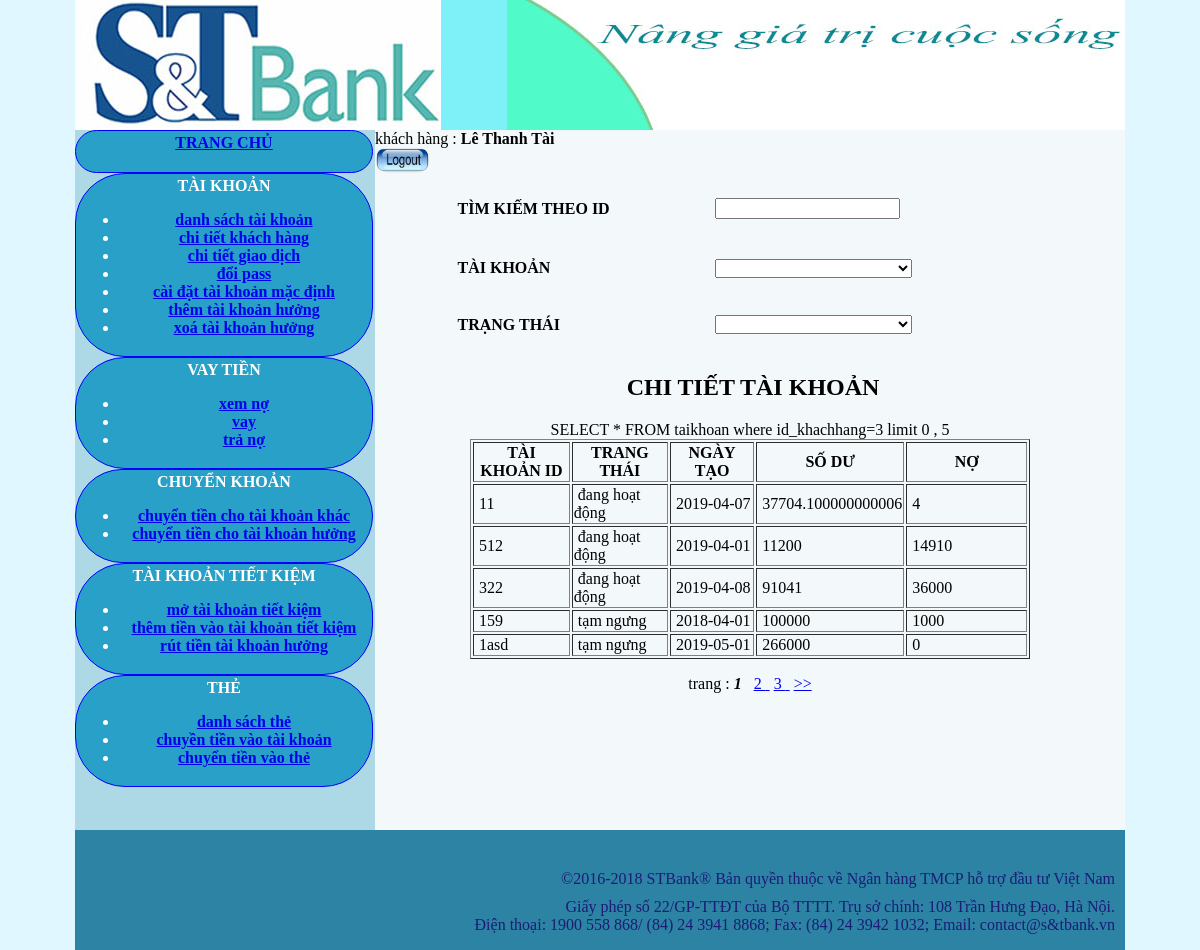
Page /acctrangchu.php?ts=dstk (signed in) on the committed database.
### tables this page shows
CREATE TABLE `taikhoan` (
  `id_taikhoan` int(25) NOT NULL,
  `taikhoanid` varchar(25) NOT NULL,
  `id_khachhang` varchar(25) NOT NULL,
  `trangthai` varchar(25) NOT NULL,
  `ngaytao` date NOT NULL,
  `sodu` double NOT NULL,
  `no` double DEFAULT NULL
);

### DBconnect.php (called while the page is built, shortened)
<?php
class control {
	private $con ;
	public function setCon ($conn){
		$this->con = $conn ;
	}
	function control ($conn){
		$this->con = $conn ;
	}
	public function query ($que){
		 $conn = $this->con ;
		return mysqli_query($conn,$que) ;
	}
	public function fetch_arr($que){
		return @mysqli_fetch_assoc($que);
	}
}
$hostname = 'localhost:3306';
$username = 'root';
$password = '';
$dbname = "test2";
$conn = mysqli_connect($hostname, $username, $password,$dbname);
        mysqli_set_charset($conn, 'UTF8');
 $control = new control($conn);
?>

### danhsachtaikhoan.php (the view, shortened to what this page needs)
<?php require("DBconnect.php") ;?>
	<?php
	    $sql = "SELECT * FROM taikhoan where id_khachhang=$_SESSION[id_khachhang]";
	?>
<form id="form1" name="form1" method="get" action="acctrangchu.php" >
           	  <table width="591" height="177"  align="center">
        	    <tr>
				  <td> <strong> TÌM KIẾM THEO ID</strong></td>
				   <td> <label><input type="input" name ="timkiem" onChange="form1.submit()" > </label></td>
				  </tr>
        	    <tr>
        	      <td><strong> TÀI KHOẢN </strong></td>
        	   <td><label>
        	        <select name="taikhoan" id="taikhoan" onchange="form1.submit()"  >
                             <option value="">&nbsp; &nbsp; &nbsp; &nbsp; &nbsp; &nbsp; &nbsp; &nbsp; &nbsp; &nbsp; &nbsp; &nbsp; &nbsp; &nbsp; &nbsp; &nbsp; &nbsp; &nbsp; &nbsp; &nbsp; &nbsp; &nbsp;  &nbsp; &nbsp; </option>
      	            </select>
      	        </label></td>
      	      </tr>
				  <tr>
        	      <td><strong>TRẠNG THÁI </strong></td>
        	   <td><label>
        	        <select name="trangthai" id="trangthai"  onchange="form1.submit()" >
                             <option value="">&nbsp; &nbsp; &nbsp; &nbsp; &nbsp; &nbsp; &nbsp; &nbsp; &nbsp; &nbsp; &nbsp; &nbsp; &nbsp; &nbsp; &nbsp; &nbsp; &nbsp; &nbsp; &nbsp; &nbsp; &nbsp; &nbsp;  &nbsp; &nbsp; </option>
      	            </select>
      	        </label></td>
      	      </tr>
	</table>
<div align="center" >
     		 <h2>&nbsp;CHI TIẾT TÀI KHOẢN</h2>
     		 <table width="560" border="1"  align="center">
     		   <tr >
     		     <th  width="105" scope="col">TÀI KHOẢN ID</th>
                 <th width="105" scope="col">TRANG THÁI</th>
                 <th width="93" scope="col">NGÀY TẠO</th>
                 <th width="101" scope="col">SỐ DƯ</th>
                 <th width="144" scope="col">NỢ</th>
      </tr>
				<?php
				 $truyendulieu ="";
				 ?>
				 <?php
  $kq = $control->query($sql);
  $tsp = mysqli_num_rows($kq);
  $sd = 5 ;
  $sn = 5 ;
  $tst = ceil($tsp/$sd);
  $tsn = ceil($tst/$sn);
  if (isset($_GET["gr"])){
	  $gr = $_GET["gr"];
	  $page = ($gr  - 1) * $sn + 1 ;
	  }
  else if (isset($_GET["page"])){
	  $page = $_GET["page"] ;
	  $gr =  ceil ($page / $sn);
	  }
	  else {
		  $gr = $page = 1 ;}
	$vitri = ($page - 1) * $sd ;
	$sql.= " limit $vitri , $sd ";
	$kq = $control->query($sql);
  ?>
  <?php
   while($taikhoan = $control->fetch_arr($kq)){
					 if ($taikhoan["trangthai"] == 2) $trangthai = "đang hoạt động" ;
					 else $trangthai = "tạm ngưng";
					if(isset($_GET["timkiem"]))$tais=highlightKeywords($taikhoan["taikhoanid"],$_GET["timkiem"]);
	                else $tais = $taikhoan["taikhoanid"];
					 echo "
                   <tr>
                    <td>&nbsp;$tais</td>
                    <td>&nbsp;$trangthai</td>
                    <td>&nbsp;$taikhoan[ngaytao]</td>
                    <td>&nbsp;$taikhoan[sodu]</td>
                    <td>&nbsp;$taikhoan[no]</td>
                  </tr>";
	  }
				 ?>
   		   </table>
	<?php
  if ($page != 1 and $page != 2) {
  $dau = $page-2 ;
  }
  else $dau = 1;
	$cuoi = $page + 2;
  ?>
  <p> trang : <?php  if ($page != 1 ){
	  ?>
      <a href="acctrangchu.php?ts=dstk&page=<?php echo 1 ; echo $truyendulieu;?>"> << </a>
	  <?php
  }
  for($i=$dau;$i<=$cuoi;$i++){
	     if ($page == $i) echo " <b> <i> $i </i> </b> &nbsp;";
		 else {
			 ?>
	       <a href="acctrangchu.php?ts=dstk&page=<?php echo $i ; echo $truyendulieu;?> "><?php echo $i ; ?> &nbsp;</a>
     <?php }
  }
   if ($page != $tsn ) {?> <a href="acctrangchu.php?ts=dstk&page=<?php echo $tst ;echo $truyendulieu; ?>"> >> </a>  <?php
   }
  ?></p>

### acctrangchu.php (shortened to what this page needs)
<!doctype html>
<html>
<head>
	<link rel="stylesheet" type="text/css" href="index.css">
</head>
<body bgcolor="lightblue" >
	<div id="khung" >
	<?php require("Header.php") ;?>
	 <?php require ("accmenu.php") ;?>
		<?php require("accheader.php");?>
	 <?php if (isset($_GET['ts']))
				  switch($_GET['ts'])
				  {
					  case "dstk" : require("danhsachtaikhoan.php");
						  break ;
				  }
		 else require("soluottaikhoan.php");
		?>
 <?php require("Footer.php") ;?>
	</div>
</body>
</html>

### Header.php (shortened to what this page needs)
<div id="header">
			<div>
			</div>
		</div>

### accmenu.php
<div  style = "min-height: 700px ;width: 300px;background-color: lightblue ; left: 0px ;float:  left;">
		 <div class="account11"> <a href="acctrangchu.php"><b>TRANG CHỦ</b></a></div>
	    <div class = "account11">
			<b> TÀI KHOẢN</b>
			<ul>
			<li><a href="acctrangchu.php?ts=dstk"> danh sách tài khoản </li>
			<li> <a href="acctrangchu.php?ts=ctkh">chi tiết khách hàng</a></li>
			<li><a href="acctrangchu.php?ts=ctgd">chi tiết giao dịch</a> </li>
			<li> <a href="acctrangchu.php?ts=dp">đổi pass </a></li>
			<li> <a href="acctrangchu.php?ts=md">cài đặt tài khoản mặc định </a></li>
			<li>  <a href="acctrangchu.php?ts=tkh">thêm tài khoản hưởng</a></li>
			<li><a href="acctrangchu.php?ts=xtkh">xoá tài khoản hưởng</a></li>
			</ul>
	   </div>
		<div class = "account11"><b> VAY TIỀN</b>
	       <ul>
			<li> <a href="acctrangchu.php?ts=xn">xem nợ</a></li>
			<li><a href="acctrangchu.php?ts=vt">vay</a> </li>
			 <li> <a href="formtrano.php">trả nợ</a></li>
			</ul>
	</div>
		<div class = "account11"><b> CHUYỂN KHOẢN</b>
	      <ul>
			<li> <a href="acctrangchu.php?ts=ct1">chuyển tiền cho tài khoản khác</a></li>
			<li><a href="acctrangchu.php?ts=ct2">chuyển tiền cho tài khoản hưởng</a> </li>
			</ul>
	</div>
		<div class = "account11"><b> TÀI KHOẢN TIẾT KIỆM</b>
	         <ul>
			<li> <a href="motaikhoantietkiem.php">mở tài khoản tiết kiệm</a></li>
			<li><a href="acctrangchu.php?ts=tk2">thêm tiền vào tài khoản tiết kiệm</a> </li>
			<li><a href="acctrangchu.php?ts=tk3">rút tiền tài khoản hưởng </a> </li>
			</ul>
	</div>
		<div class = "account11"><b>THẺ</b>
	         <ul>
			<li><a href="acctrangchu.php?ts=th0">danh sách thẻ </a> </li>
			<li> <a href="acctrangchu.php?ts=th1">chuyền tiền vào tài khoản</a></li>
			<li><a href="acctrangchu.php?ts=th2">chuyển tiền vào thẻ</a> </li>
			</ul>
	</div>
	</div>

### accheader.php (shortened to what this page needs)
<div>
khách hàng : <strong> <?php echo $_SESSION["ho"]." ".$_SESSION["ten"] ;?></strong>
<div class="box">
    <a href="logout.php">
        <img src="hinh/logout.png" height="25" width="55" alt="Logout">
    </a>
</div>
</div>

### Footer.php
<div id="bottom">
			<div id="bottom1">&copy;2016-2018 STBank&reg; Bản quyền thuộc về Ngân hàng TMCP hỗ trợ đầu tư Việt Nam</div>
			<div>Giấy phép số 22/GP-TTĐT của Bộ TTTT. Trụ sở chính: 108 Trần Hưng Đạo, Hà Nội.<br>Điện thoại: 1900 558 868/ (84) 24 3941 8868; Fax: (84) 24 3942 1032; Email: contact@s&tbank.vn</div>
		</div>

### index.css (style rules this page uses)
body { background-color: #e1f7ff; margin-top: 0px; margin-bottom: 0px; }
#khung { width: 1050px; margin: auto; background-color: #f3f9fb; }
#header { height: 130px; background-image: url("hinh/st_logo.jpg"); text-align: right; }
#header div { padding-top: 70px; }
#bottom { height: 80px; clear: left; background-color: #006992d1; text-align: right; padding-top: 40px; padding-right: 10px; color: #1c1c77; }
#bottom1 { margin-bottom: 10px; }
.account11 { border: solid; border-color: blue; border-width: 1px; background-color: #29a0c7; padding: 3px; text-align: center; font-weight: bolder; border-radius: 50px; color: white; width: 290px; min-height: 35px; word-wrap: break-word; }

### acctrangchu.php (style rules this page uses)
.account11 { border: solid; border-color: blue; border-width: 1px; background-color: #29a0c7; padding: 3px; text-align: center; font-weight: bolder; border-radius: 50px; color: white; width: 290px; min-height: 35px; word-wrap: break-word; }

### rows in the picture
taikhoan: taikhoanid "11", trangthai "đang hoạt động", ngaytao "2019-04-07", sodu "37704.100000000006", no "4"
taikhoan: taikhoanid "512", trangthai "đang hoạt động", ngaytao "2019-04-01", sodu "11200", no "14910"
taikhoan: taikhoanid "322", trangthai "đang hoạt động", ngaytao "2019-04-08", sodu "91041", no "36000"
taikhoan: taikhoanid "159", trangthai "tạm ngưng", ngaytao "2018-04-01", sodu "100000", no "1000"
taikhoan: taikhoanid "1asd", trangthai "tạm ngưng", ngaytao "2019-05-01", sodu "266000", no "0"

### other values in the picture
$_SESSION["ho"] "Lê Thanh"
$_SESSION["ten"] "Tài"
